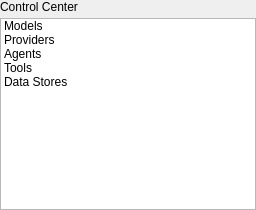
<?xml version="1.0" encoding="UTF-8"?>
<ui version="4.0">
 <class>ControlCenterNav</class>
 <widget class="QWidget" name="controlCenterNav">
  <layout class="QVBoxLayout" name="mainLayout">
   <property name="leftMargin"><number>0</number></property>
   <property name="topMargin"><number>0</number></property>
   <property name="rightMargin"><number>0</number></property>
   <property name="bottomMargin"><number>0</number></property>
   <property name="spacing"><number>4</number></property>
   <item>
    <widget class="QLabel" name="navTitle">
     <property name="text"><string>Control Center</string></property>
    </widget>
   </item>
   <item>
    <widget class="QListWidget" name="navList">
     <item>
      <property name="text"><string>Models</string></property>
     </item>
     <item>
      <property name="text"><string>Providers</string></property>
     </item>
     <item>
      <property name="text"><string>Agents</string></property>
     </item>
     <item>
      <property name="text"><string>Tools</string></property>
     </item>
     <item>
      <property name="text"><string>Data Stores</string></property>
     </item>
    </widget>
   </item>
  </layout>
 </widget>
 <layoutdefault spacing="6" margin="11"/>
 <resources/>
 <connections/>
</ui>
